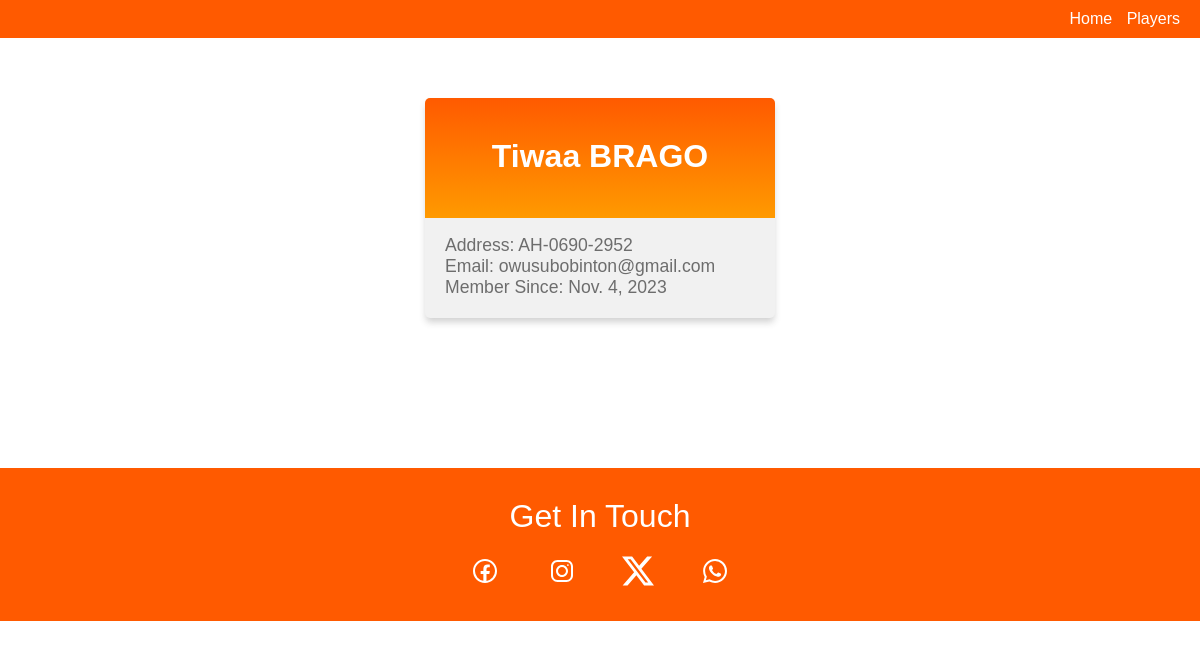
The page /about/12 on the database its author committed.
### kotoko/models.py (models this page shows, shortened)
class Player(models.Model):
    first_name = models.CharField(max_length=100)
    last_name = models.CharField(max_length=100)
    address = models.CharField(max_length=100)
    email = models.EmailField(max_length=100)
    member_since = models.DateField(auto_now_add=True, blank=False, null=False)

### kotoko/views.py (the view)
# urls.py: path('about/<int:id>', views.about_player, name='about'),
def about_player(request, id):
    player = Player.objects.get(id=id)
    context = {
        'object': player
    }
    return render(request, 'about.html', context)

### kotoko/templates/about.html (shortened to what this page needs)
{% extends "master.html" %}
    {% block content %}
    <div class="container">
        <h1 id="name">{{ object.first_name }} {{ object.last_name }}</h1>
        <p>Address: {{ object.address }}</p>
        <p>Email: {{ object.email }}</p>
        <p>Member Since: {{ object.member_since }}</p>
    </div>
    {% endblock %}

### globalstyle/style.css (style rules this page uses)
* { padding: 0; border: 0; margin: 0; box-sizing: border-box; }
.container { background-color: #f1f1f1; background-image: linear-gradient(to bottom, #ff5a00, #ff9a00); background-size: 100% 120px; background-repeat: no-repeat; margin: 60px auto; width: 350px; border-radius: 5px; box-shadow: 0 5px 7px -1px rgba(51, 51, 51, 0.23); padding: 20px; }
.container h1 { text-align: center; color:#ffffff; margin:20px 0 60px 0; font-family: 'Big Shoulders Display', Arial, Helvetica, sans-serif; text-transform: capitalize; }
.container p { font-family: Poppins, Arial, Helvetica, sans-serif; font-size: 1.1rem; color: #6d6d6d; }

### rows shown on the page
Player: first_name "Tiwaa", last_name "BRAGO", address "AH-0690-2952", email "owusubobinton@gmail.com", member_since "Nov. 4, 2023"
